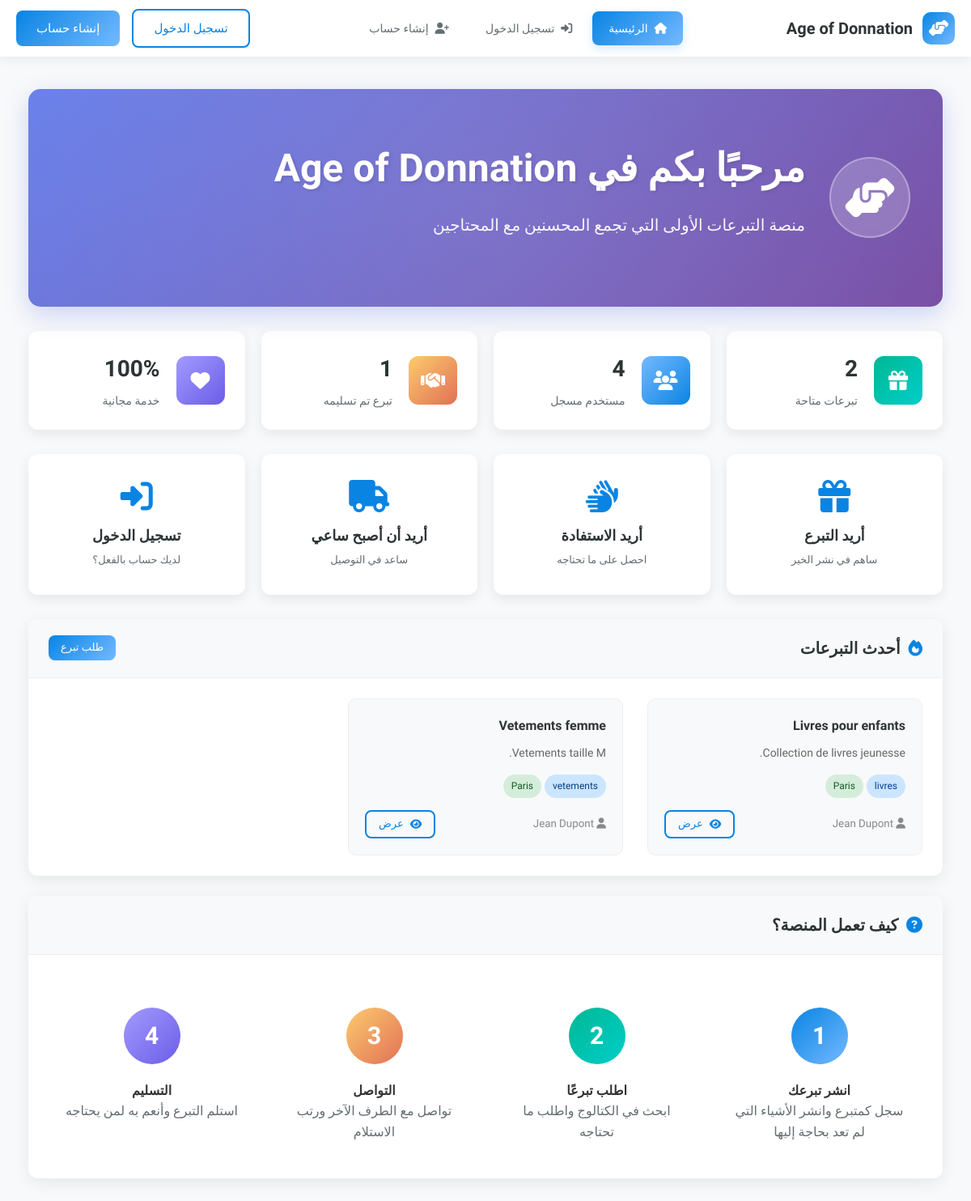
The page / on the database its author committed.
### tables this page shows
CREATE TABLE `dons` (
  `id` INT(11) NOT NULL AUTO_INCREMENT,
  `donateur_id` INT(11) NOT NULL,
  `titre` VARCHAR(255) NOT NULL,
  `description` TEXT NOT NULL,
  `photo_principale` VARCHAR(255) DEFAULT NULL,
  `categorie` ENUM('vetements','nourriture','meubles','livres','electromenager','divers') NOT NULL,
  `etat` ENUM('neuf','bon_etat','usage') NOT NULL,
  `adresse_retrait` TEXT DEFAULT NULL,
  `ville` VARCHAR(100) DEFAULT NULL,
  `livraison_option` ENUM('none','fifty','full') DEFAULT 'none',
  `statut` ENUM('disponible','reserve','donne','expire') DEFAULT 'disponible',
  `is_deleted` TINYINT(1) DEFAULT 0,
  `deleted_at` TIMESTAMP NULL DEFAULT NULL,
  `created_at` TIMESTAMP NOT NULL DEFAULT CURRENT_TIMESTAMP,
  `updated_at` TIMESTAMP NOT NULL DEFAULT CURRENT_TIMESTAMP ON UPDATE CURRENT_TIMESTAMP,
  PRIMARY KEY (`id`),
  KEY `donateur_id` (`donateur_id`),
  CONSTRAINT `dons_ibfk_1`
    FOREIGN KEY (`donateur_id`) REFERENCES `users` (`id`)
    ON DELETE CASCADE
);

CREATE TABLE `users` (
  `id` INT(11) NOT NULL AUTO_INCREMENT,
  `nom` VARCHAR(100) NOT NULL,
  `email` VARCHAR(255) NOT NULL,
  `password` VARCHAR(255) NOT NULL,
  `type` ENUM('donateur','beneficiaire','livreur','admin') NOT NULL,
  `telephone` VARCHAR(20) DEFAULT NULL,
  `adresse` TEXT DEFAULT NULL,
  `ville` VARCHAR(100) DEFAULT NULL,
  `status` ENUM('active','inactive','pending') DEFAULT 'active',
  `reset_token` VARCHAR(100) DEFAULT NULL,
  `reset_expires` DATETIME DEFAULT NULL,
  `created_at` TIMESTAMP NOT NULL DEFAULT CURRENT_TIMESTAMP,
  `updated_at` TIMESTAMP NOT NULL DEFAULT CURRENT_TIMESTAMP ON UPDATE CURRENT_TIMESTAMP,
  PRIMARY KEY (`id`),
  UNIQUE KEY `email` (`email`)
);

### index.php (the view, shortened to what this page needs)
<?php
$database = new Database();
$db = $database->getConnection();
try {
    $query_users = "SELECT COUNT(*) as total_users FROM users WHERE status = 'active'";
    $stmt_users = $db->prepare($query_users);
    $stmt_users->execute();
    $users_count = $stmt_users->fetch(PDO::FETCH_ASSOC)['total_users'] ?? 0;
    $query_dons = "SELECT COUNT(*) as total_dons FROM dons WHERE statut = 'disponible'";
    $stmt_dons = $db->prepare($query_dons);
    $stmt_dons->execute();
    $dons_count = $stmt_dons->fetch(PDO::FETCH_ASSOC)['total_dons'] ?? 0;
    $query_demandes = "SELECT COUNT(*) as accepted_requests FROM demandes WHERE statut = 'acceptee'";
    $stmt_demandes = $db->prepare($query_demandes);
    $stmt_demandes->execute();
    $demandes_accepted_count = $stmt_demandes->fetch(PDO::FETCH_ASSOC)['accepted_requests'] ?? 0;
    $query_recent_dons = "
        SELECT d.*, u.nom as donateur_nom
        FROM dons d
        INNER JOIN users u ON d.donateur_id = u.id
        WHERE d.statut = 'disponible'
        ORDER BY d.created_at DESC
        LIMIT 3
    ";
    $stmt_recent_dons = $db->prepare($query_recent_dons);
    $stmt_recent_dons->execute();
    $recent_dons = $stmt_recent_dons->fetchAll(PDO::FETCH_ASSOC);
} catch(PDOException $e) {
    $users_count = 850;
    $dons_count = 1250;
    $dons_completed_count = 650;
    $dons_reserved_count = 150;
    $demandes_accepted_count = 450;
    $recent_dons = [];
    error_log("Database error in index.php: " . $e->getMessage());
}
?>
<!DOCTYPE html>
<html lang="ar" dir="rtl">
<head>
    <link rel="stylesheet" href="https://cdnjs.cloudflare.com/ajax/libs/font-awesome/6.4.0/css/all.min.css">
</head>
<body>
    <nav class="navbar">
        <a href="index.php" class="logo">
            <div class="logo-icon">
                <i class="fas fa-hands-helping"></i>
            </div>
            <span>Age of Donnation</span>
        </a>
        <ul class="nav-links" id="navLinks">
            <?php if(isset($_SESSION['user_id'])): ?>
                <?php if($_SESSION['user_type'] == 'beneficiaire'): ?>
                    <li class="nav-item"><a href="beneficiaire/dashboard.php" class="nav-link"><i class="fas fa-home"></i> <span>لوحة التحكم</span></a></li>
                    <li class="nav-item"><a href="beneficiaire/catalogue.php" class="nav-link"><i class="fas fa-box-open"></i> <span>الكتالوج</span></a></li>
                    <li class="nav-item"><a href="beneficiaire/mes-demandes.php" class="nav-link"><i class="fas fa-file-alt"></i> <span>طلباتي</span></a></li>
                    <li class="nav-item"><a href="beneficiaire/messagerie.php" class="nav-link"><i class="fas fa-comments"></i> <span>المراسلة</span></a></li>
                <?php elseif($_SESSION['user_type'] == 'donateur'): ?>
                    <li class="nav-item"><a href="donateur/dashboard.php" class="nav-link"><i class="fas fa-home"></i> <span>لوحة التحكم</span></a></li>
                    <li class="nav-item"><a href="donateur/publier-don.php" class="nav-link"><i class="fas fa-gift"></i> <span>نشر تبرع</span></a></li>
                    <li class="nav-item"><a href="donateur/mes-dons.php" class="nav-link"><i class="fas fa-boxes"></i> <span>تبرعاتي</span></a></li>
                    <li class="nav-item"><a href="donateur/messagerie.php" class="nav-link"><i class="fas fa-comments"></i> <span>المراسلة</span></a></li>
                <?php elseif($_SESSION['user_type'] == 'admin'): ?>
                    <li class="nav-item"><a href="admin/dashboard.php" class="nav-link"><i class="fas fa-home"></i> <span>لوحة التحكم</span></a></li>
                    <li class="nav-item"><a href="admin/utilisateurs.php" class="nav-link"><i class="fas fa-users"></i> <span>المستخدمون</span></a></li>
                    <li class="nav-item"><a href="admin/dons.php" class="nav-link"><i class="fas fa-gift"></i> <span>التبرعات</span></a></li>
                    <li class="nav-item"><a href="admin/statistiques.php" class="nav-link"><i class="fas fa-chart-bar"></i> <span>الإحصائيات</span></a></li>
                <?php endif; ?>
            <?php else: ?>
                <li class="nav-item"><a href="index.php" class="nav-link active"><i class="fas fa-home"></i> <span>الرئيسية</span></a></li>
                <li class="nav-item"><a href="auth/login.php" class="nav-link"><i class="fas fa-sign-in-alt"></i> <span>تسجيل الدخول</span></a></li>
                <li class="nav-item"><a href="auth/signup.php" class="nav-link"><i class="fas fa-user-plus"></i> <span>إنشاء حساب</span></a></li>
            <?php endif; ?>
        </ul>
        <div class="user-menu">
            <?php if(isset($_SESSION['user_id'])): ?>
                <div class="user-avatar" onclick="toggleDropdown()" title="<?php echo htmlspecialchars($_SESSION['user_nom']); ?>">
                    <?php echo strtoupper(substr($_SESSION['user_nom'], 0, 1)); ?>
                </div>
                <div class="user-dropdown" id="userDropdown">
                    <a href="<?php echo $_SESSION['user_type']; ?>/profile.php" class="user-dropdown-item">
                        <i class="fas fa-user"></i> الملف الشخصي
                    </a>
                    <?php if($_SESSION['user_type'] == 'beneficiaire'): ?>
                        <a href="beneficiaire/mes-demandes.php" class="user-dropdown-item">
                            <i class="fas fa-file-alt"></i> طلباتي
                        </a>
                        <a href="beneficiaire/messagerie.php" class="user-dropdown-item">
                            <i class="fas fa-comments"></i> المراسلة
                        </a>
                    <?php elseif($_SESSION['user_type'] == 'donateur'): ?>
                        <a href="donateur/mes-dons.php" class="user-dropdown-item">
                            <i class="fas fa-boxes"></i> تبرعاتي
                        </a>
                        <a href="donateur/messagerie.php" class="user-dropdown-item">
                            <i class="fas fa-comments"></i> المراسلة
                        </a>
                    <?php endif; ?>
                    <a href="auth/logout.php" class="user-dropdown-item">
                        <i class="fas fa-sign-out-alt"></i> تسجيل الخروج
                    </a>
                </div>
            <?php else: ?>
                <a href="auth/login.php" class="btn btn-outline">تسجيل الدخول</a>
                <a href="auth/signup.php" class="btn btn-primary">إنشاء حساب</a>
            <?php endif; ?>
        </div>
    </nav>
    <div class="main-content">
        <div class="container">
            <div class="welcome-section">
                <div class="welcome-content">
                    <div class="welcome-icon">
                        <i class="fas fa-hands-helping"></i>
                    </div>
                    <div class="welcome-text">
                        <h1>مرحبًا بكم في Age of Donnation</h1>
                        <p>منصة التبرعات الأولى التي تجمع المحسنين مع المحتاجين</p>
                    </div>
                </div>
            </div>
            <div class="stats-grid">
                <div class="stat-card">
                    <div class="stat-icon" style="background: linear-gradient(135deg, #00b894, #00cec9);">
                        <i class="fas fa-gift"></i>
                    </div>
                    <div class="stat-content">
                        <h3><?php echo number_format($dons_count); ?></h3>
                        <p>تبرعات متاحة</p>
                    </div>
                </div>
                <div class="stat-card">
                    <div class="stat-icon" style="background: linear-gradient(135deg, #74b9ff, #0984e3);">
                        <i class="fas fa-users"></i>
                    </div>
                    <div class="stat-content">
                        <h3><?php echo number_format($users_count); ?></h3>
                        <p>مستخدم مسجل</p>
                    </div>
                </div>
                <div class="stat-card">
                    <div class="stat-icon" style="background: linear-gradient(135deg, #fdcb6e, #e17055);">
                        <i class="fas fa-handshake"></i>
                    </div>
                    <div class="stat-content">
                        <h3><?php echo number_format($demandes_accepted_count); ?></h3>
                        <p>تبرع تم تسليمه</p>
                    </div>
                </div>
                <div class="stat-card">
                    <div class="stat-icon" style="background: linear-gradient(135deg, #a29bfe, #6c5ce7);">
                        <i class="fas fa-heart"></i>
                    </div>
                    <div class="stat-content">
                        <h3>100%</h3>
                        <p>خدمة مجانية</p>
                    </div>
                </div>
            </div>
            <div class="quick-actions">
                <a href="auth/signup.php?type=donateur" class="action-card">
                    <i class="fas fa-gift"></i>
                    <h4>أريد التبرع</h4>
                    <p>ساهم في نشر الخير</p>
                </a>
                <a href="auth/signup.php?type=beneficiaire" class="action-card">
                    <i class="fas fa-hands"></i>
                    <h4>أريد الاستفادة</h4>
                    <p>احصل على ما تحتاجه</p>
                </a>
                <a href="livreur/inscription.php" class="action-card">
                    <i class="fas fa-truck"></i>
                    <h4>أريد أن أصبح ساعي</h4>
                    <p>ساعد في التوصيل</p>
                </a>
                <a href="auth/login.php" class="action-card">
                    <i class="fas fa-sign-in-alt"></i>
                    <h4>تسجيل الدخول</h4>
                    <p>لديك حساب بالفعل؟</p>
                </a>
            </div>
            <?php if(!empty($recent_dons)): ?>
            <div class="card">
                <div class="card-header">
                    <h3><i class="fas fa-fire" style="color: var(--accent);"></i> أحدث التبرعات</h3>
                    <a href="auth/login.php" class="btn btn-primary btn-sm">طلب تبرع</a>
                </div>
                <div class="card-body">
                    <div class="row">
                        <?php foreach($recent_dons as $don): ?>
                        <div class="col-4">
                            <div class="donation-card">
                                <h4 style="margin-bottom: 10px; color: var(--primary);"><?php echo htmlspecialchars($don['titre']); ?></h4>
                                <p style="color: #666; font-size: 14px; margin-bottom: 15px;">
                                    <?php echo strlen($don['description']) > 80 ? substr(htmlspecialchars($don['description']), 0, 80) . '...' : htmlspecialchars($don['description']); ?>
                                </p>
                                <div style="margin-bottom: 15px;">
                                    <span class="badge badge-primary"><?php echo $don['categorie']; ?></span>
                                    <span class="badge badge-success"><?php echo $don['ville']; ?></span>
                                </div>
                                <div style="display: flex; justify-content: space-between; align-items: center; flex-wrap: wrap; gap: 10px;">
                                    <small style="color: #888;">
                                        <i class="fas fa-user"></i> <?php echo htmlspecialchars($don['donateur_nom']); ?>
                                    </small>
                                    <a href="auth/login.php" class="btn btn-sm btn-outline">
                                        <i class="fas fa-eye"></i> عرض
                                    </a>
                                </div>
                            </div>
                        </div>
                        <?php endforeach; ?>
                    </div>
                </div>
            </div>
            <?php endif; ?>
            <div class="card">
                <div class="card-header">
                    <h3><i class="fas fa-question-circle" style="color: var(--accent);"></i> كيف تعمل المنصة؟</h3>
                </div>
                <div class="card-body">
                    <div class="how-it-works-grid">
                        <div class="step-card">
                            <div class="step-number" style="background: linear-gradient(135deg, #0984e3, #74b9ff);">
                                1
                            </div>
                            <h4>انشر تبرعك</h4>
                            <p style="color: var(--secondary);">سجل كمتبرع وانشر الأشياء التي لم تعد بحاجة إليها</p>
                        </div>
                        <div class="step-card">
                            <div class="step-number" style="background: linear-gradient(135deg, #00b894, #00cec9);">
                                2
                            </div>
                            <h4>اطلب تبرعًا</h4>
                            <p style="color: var(--secondary);">ابحث في الكتالوج واطلب ما تحتاجه</p>
                        </div>
                        <div class="step-card">
                            <div class="step-number" style="background: linear-gradient(135deg, #fdcb6e, #e17055);">
                                3
                            </div>
                            <h4>التواصل</h4>
                            <p style="color: var(--secondary);">تواصل مع الطرف الآخر ورتب الاستلام</p>
                        </div>
                        <div class="step-card">
                            <div class="step-number" style="background: linear-gradient(135deg, #a29bfe, #6c5ce7);">
                                4
                            </div>
                            <h4>التسليم</h4>
                            <p style="color: var(--secondary);">استلم التبرع وأنعم به لمن يحتاجه</p>
                        </div>
                    </div>
                </div>
            </div>
        </div>
    </div>
</body>
</html>

### rows shown on the page
dons: titre "Livres pour enfants", description "Collection de livres jeunesse.", categorie "livres", ville "Paris", donateur.nom "Jean Dupont"
dons: titre "Vetements femme", description "Vetements taille M.", categorie "vetements", ville "Paris", donateur.nom "Jean Dupont"

### other values the page prints
$dons_count "2"
$users_count "4"
$demandes_accepted_count "1"
